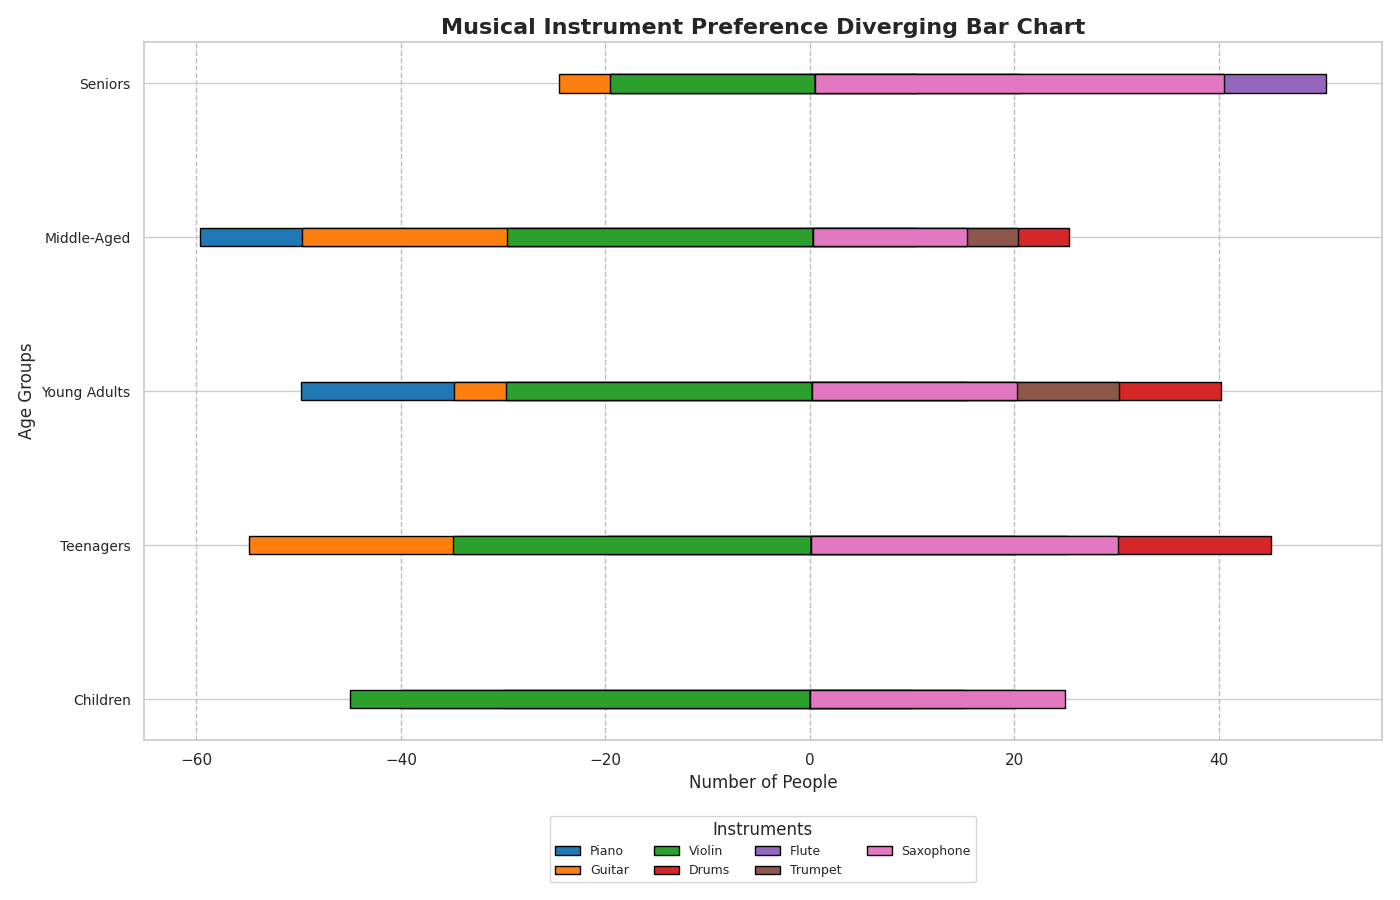

Here is the Python script that generated this plot:
import matplotlib.pyplot as plt
import numpy as np

# Data setup
age_groups = ['Children', 'Teenagers', 'Young Adults', 'Middle-Aged', 'Seniors']
instruments = ['Piano', 'Guitar', 'Violin', 'Drums', 'Flute', 'Trumpet', 'Saxophone']

# Number of people in each age group who prefer each instrument
preferences = np.array([
    [30, 40, 45, 20, 10, 15, 25],  # Children
    [20, 55, 35, 45, 20, 25, 30],  # Teenagers
    [50, 35, 30, 40, 15, 30, 20],  # Young Adults
    [60, 50, 30, 25, 10, 20, 15],  # Middle-Aged
    [20, 25, 20, 10, 50, 20, 40]   # Seniors
])

# Reverse half of the data for diverging effect around the central axis
preferences[:, :preferences.shape[1]//2] *= -1

# Create the plot
fig, ax = plt.subplots(figsize=(14, 9))

# Define bar positions and width
bar_width = 0.12
indices = np.arange(len(age_groups))

# Colors for the instruments
colors = ['#1f77b4', '#ff7f0e', '#2ca02c', '#d62728', '#9467bd', '#8c564b', '#e377c2']

# Plotting diverging bars for each age group
for i, instrument in enumerate(instruments):
    bars = ax.barh(
        indices, 
        preferences[:, i], 
        height=bar_width, 
        label=instrument, 
        color=colors[i],
        left=indices * bar_width,
        edgecolor='black'
    )

# Set labels and title
ax.set_xlabel('Number of People', fontsize=12)
ax.set_ylabel('Age Groups', fontsize=12)
ax.set_title('Musical Instrument Preference Diverging Bar Chart', fontsize=16, fontweight='bold')
ax.set_yticks(indices)
ax.set_yticklabels(age_groups, fontsize=10)

# Add legend
ax.legend(title='Instruments', fontsize=9, loc='upper center', bbox_to_anchor=(0.5, -0.1), ncol=4)

# Adding grid for better readability
ax.xaxis.grid(True, linestyle='--', which='major', color='grey', alpha=0.5)

# Improve the layout
plt.tight_layout()

# Display the plot
plt.show()
